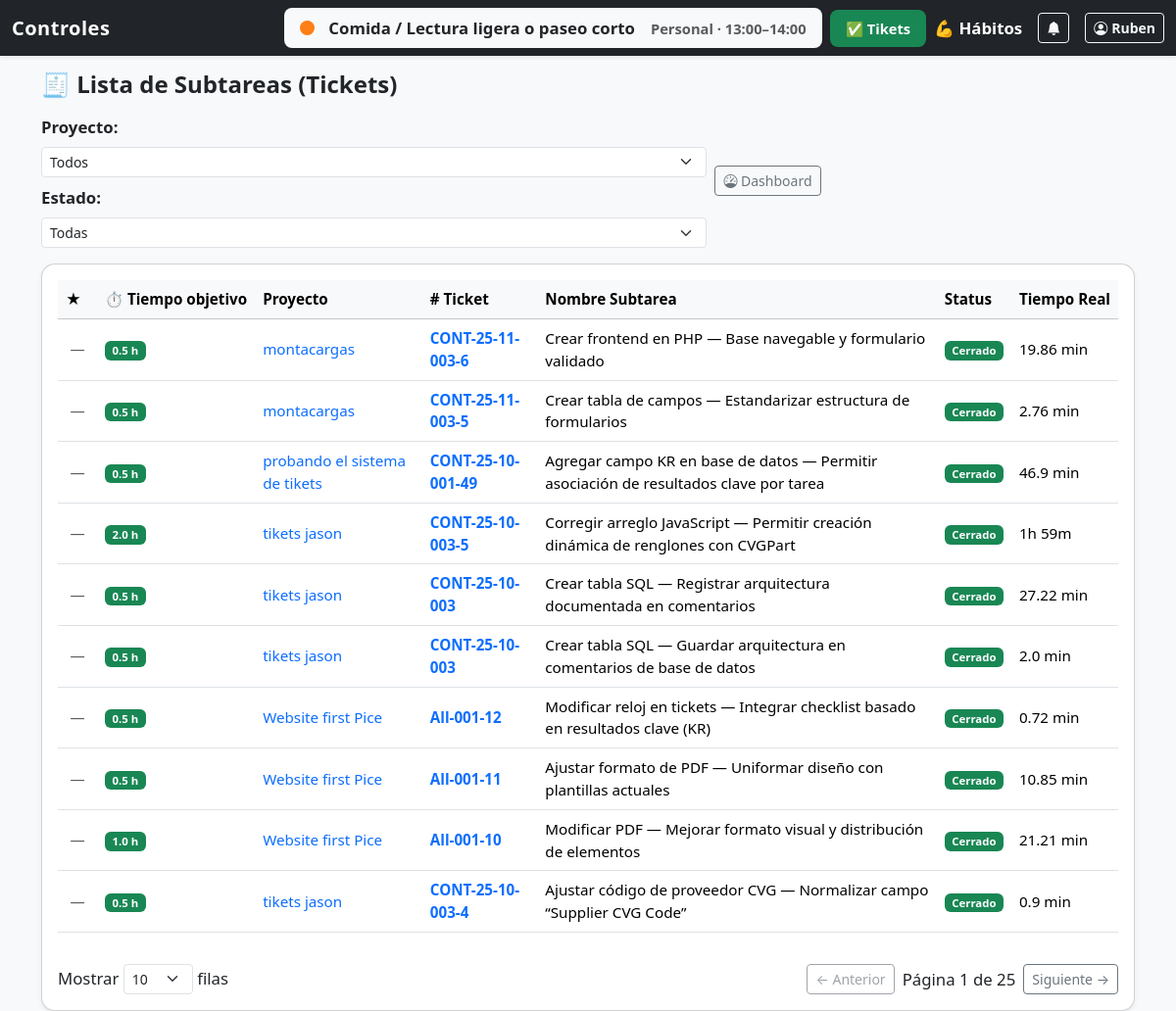
The app's page /tiket (signed in) with its own data.
### tables this page shows
CREATE TABLE daily_schedule (
    id INTEGER PRIMARY KEY AUTOINCREMENT,
    username TEXT NOT NULL,
    hora_inicio TEXT NOT NULL,   -- formato 24h "HH:MM"
    hora_fin TEXT NOT NULL,
    actividad TEXT NOT NULL,
    tipo TEXT,
    fase TEXT
, notas TEXT, completado INTEGER DEFAULT 0, reflexion_dia TEXT);

CREATE TABLE subtasks (
                id INTEGER PRIMARY KEY AUTOINCREMENT,
                project_id INTEGER NOT NULL,
                numero_de_queja TEXT NOT NULL,
                nombre_subtarea TEXT NOT NULL,
                cerrado INTEGER NOT NULL DEFAULT 0,
                fecha_apertura TEXT NOT NULL,
                fecha_cierre TEXT, comentarios TEXT DEFAULT '', tiempo_objetivo_horas REAL, prioridad TEXT, tiempo_objetivo REAL DEFAULT 0, categoria TEXT, aprendizaje TEXT DEFAULT '', dificultad INTEGER DEFAULT 1, tecnologia TEXT DEFAULT 'Otro', kr TEXT DEFAULT '', tipo TEXT,
                FOREIGN KEY (project_id) REFERENCES projects(id)
            );

CREATE TABLE projects (id INTEGER PRIMARY KEY AUTOINCREMENT, nombre TEXT NOT NULL, numero_de_queja TEXT UNIQUE NOT NULL, sitio TEXT NOT NULL, prioridad TEXT NOT NULL, status TEXT NOT NULL CHECK (status IN ('Planeado', 'Detenido', 'Trabajando', 'Cerrado')), fecha_apertura TEXT NOT NULL, fecha_cierre TEXT, comentarios TEXT, ahorro REAL DEFAULT 0, gasto REAL DEFAULT 0);

### routes/tiket_routes.py (the view)
@tiket_bp.route('/tiket')
@login_required
def tiket_list():
    db = get_db(current_app)
    cur = db.cursor()
    filter_status = request.args.get('filter', 'all')
    project_id = request.args.get('project_id', '')
    cur.execute("SELECT id, nombre, numero_de_queja FROM projects ORDER BY nombre ASC;")
    proyectos = cur.fetchall()
    query = """
        SELECT
            s.id,
            s.nombre_subtarea,
            s.numero_de_queja,
            s.cerrado,
            s.fecha_apertura,
            s.fecha_cierre,
            s.tiempo_objetivo_horas,
            p.nombre AS proyecto_nombre,
            p.id AS proyecto_id
        FROM subtasks s
        JOIN projects p ON s.project_id = p.id
        WHERE 1=1
    """
    params = []
    if project_id:
        query += " AND p.id = ?"
        params.append(project_id)
    if filter_status == 'open':
        query += " AND s.cerrado = 0"
    elif filter_status == 'closed':
        query += " AND s.cerrado = 1"
    query += " ORDER BY datetime(s.fecha_apertura) DESC;"
    cur.execute(query, params)
    rows = cur.fetchall()
    subtareas = []
    for r in rows:
        s = dict(r)
        cur.execute("""
            SELECT SUM(CAST(duracion_min AS REAL)) AS total_min
            FROM subtask_tiempo
            WHERE subtask_id = ?;
        """, (s['id'],))
        row_time = cur.fetchone()
        total_min = row_time['total_min'] if row_time and row_time['total_min'] is not None else 0
        if total_min >= 60:
            horas = int(total_min // 60)
            mins = int(total_min % 60)
            s['tiempo'] = f"{horas}h {mins}m"
        else:
            s['tiempo'] = f"{round(total_min, 2)} min"
        cur.execute("""
            SELECT COUNT(*) AS activos
            FROM subtask_tiempo
            WHERE subtask_id = ? AND fin IS NULL;
        """, (s['id'],))
        s['trabajando'] = cur.fetchone()['activos'] > 0
        subtareas.append(s)
    subtareas.sort(key=lambda s: not s['trabajando'])
    return render_template(
        'tiket_list.html',
        subtareas=subtareas,
        filter_status=filter_status,
        proyectos=proyectos,
        project_id=int(project_id) if project_id else None
    )

### auth.py (called while the page is built)
def login_required(f):
    @wraps(f)
    def wrapper(*args, **kwargs):
        if 'user_id' not in session:
            flash("Debes iniciar sesión.", "warning")
            return redirect(url_for('auth.login'))
        return f(*args, **kwargs)
    return wrapper

### models/db.py (called while the page is built, shortened)
def resolve_database_path(app):
    if app and app.config.get("DATABASE"):
        return app.config["DATABASE"]

def get_db(app):
    if "db" not in g:
        db_path = resolve_database_path(app)
        os.makedirs(os.path.dirname(db_path), exist_ok=True)
        g.db = sqlite3.connect(db_path, check_same_thread=False)
        g.db.row_factory = sqlite3.Row
    return g.db

### models/personal.py (called while the page is built)
def get_current_activity(app, username):
    from datetime import datetime
    db = get_db(app)
    cur = db.cursor()
    from zoneinfo import ZoneInfo
    ahora = datetime.now(ZoneInfo("America/Monterrey")).strftime("%H:%M")
    cur.execute("""
        SELECT actividad, tipo, fase, hora_inicio, hora_fin
        FROM daily_schedule
        WHERE username = ?
          AND hora_inicio <= ?
          AND hora_fin > ?
        LIMIT 1;
    """, (username, ahora, ahora))
    row = cur.fetchone()
    if row:
        return dict(row)
    else:
        return {"actividad": "Sin actividades programadas ahora", "tipo": "", "fase": ""}

### templates/tiket_list.html (shortened to what this page needs)
{% extends "base.html" %}
{% block content %}
<link rel="stylesheet" href="https://cdn.jsdelivr.net/npm/bootstrap-icons@1.10.5/font/bootstrap-icons.css">
<div class="d-flex justify-content-between align-items-center mb-3 flex-wrap gap-2">
    <h4>🧾 Lista de Subtareas (Tickets)</h4>
    <div class="d-flex align-items-center gap-2 flex-wrap">
        <form method="get" class="d-flex align-items-center flex-wrap gap-2">
            <label class="fw-semibold">Proyecto:</label>
            <select name="project_id" class="form-select form-select-sm" onchange="this.form.submit()">
                <option value="">Todos</option>
            </select>
            <label class="fw-semibold">Estado:</label>
            <select name="filter" class="form-select form-select-sm" onchange="this.form.submit()">
                <option value="all" {% if filter_status=='all' %}selected{% endif %}>Todas</option>
            </select>
        </form>
        <a href="{{ url_for('dashboard.dashboard') }}" class="btn btn-outline-secondary btn-sm">
            <i class="bi bi-speedometer"></i> Dashboard
        </a>
    </div>
</div>
<div class="card shadow-sm">
    <div class="card-body">
        {% if subtareas %}
        <div class="table-responsive">
            <table id="tablaSubtareas" class="table table-hover align-middle">
                <thead class="table-light">
                    <tr>
                        <th style="width: 40px;">★</th>
                        <th>⏱️ Tiempo objetivo</th>
                        <th>Proyecto</th>
                        <th># Ticket</th>
                        <th>Nombre Subtarea</th>
                        <th>Status</th>
                        <th>Tiempo Real</th>
                    </tr>
                </thead>
                <tbody>
                    {% for s in subtareas %}
                    <tr class="{% if s['trabajando'] %}fila-activa{% endif %}">
                        <td class="text-center" data-label="★">
                            {% if s['trabajando'] %}
                            <span class="text-warning fs-5">⭐</span>
                            {% else %}
                            <span class="text-muted">—</span>
                            {% endif %}
                        </td>
                        <td data-label="⏱️ Tiempo objetivo">
                            {% if s['tiempo_objetivo_horas'] %}
                            {% if s['tiempo_objetivo_horas'] <= 8 %} <span class="badge bg-success">{{
                                s['tiempo_objetivo_horas'] }} h</span>
                                {% elif s['tiempo_objetivo_horas'] <= 24 %} <span class="badge bg-warning text-dark">{{
                                    s['tiempo_objetivo_horas'] }} h</span>
                                    {% else %}
                                    <span class="badge bg-danger">{{ s['tiempo_objetivo_horas'] }} h</span>
                                    {% endif %}
                                    {% else %}
                                    <span class="badge bg-secondary">—</span>
                                    {% endif %}
                        </td>
                        <td data-label="Proyecto">
                            <a href="{{ url_for('project.project_detail', project_id=s['proyecto_id']) }}"
                                class="text-decoration-none">
                                {{ s['proyecto_nombre'] }}
                            </a>
                        </td>
                        <td data-label="# Ticket">
                            <a href="{{ url_for('tiket.tiket_detail', subtask_id=s['id']) }}"
                                class="fw-semibold text-decoration-none">
                                {{ s['numero_de_queja'] }}
                            </a>
                        </td>
                        <td data-label="Subtarea">{{ s['nombre_subtarea'] }}</td>
                        <td data-label="Status">
                            {% if s['cerrado'] == 1 %}
                            <span class="badge bg-success">Cerrado</span>
                            {% else %}
                            <span class="badge bg-warning text-dark">Abierto</span>
                            {% endif %}
                        </td>
                        <td data-label="Tiempo real">
                            {{ s['tiempo'] or '—' }}
                        </td>
                    </tr>
                    {% endfor %}
                </tbody>
            </table>
        </div>
        <div class="d-flex justify-content-between align-items-center mt-3 flex-wrap gap-2">
            <div>
                <select id="rowsPerPage" class="form-select form-select-sm d-inline-block" style="width:auto;">
                    <option value="10">10</option>
                </select> filas
            </div>
            <div id="pagination" class="d-flex align-items-center gap-2"></div>
        </div>
        {% else %}
        <p class="text-muted">No hay subtareas registradas aún.</p>
        {% endif %}
    </div>
</div>
{% endblock %}

### templates/base.html (shortened to what this page needs)
<!doctype html>
<html lang="es">
<head>
    <link href="https://cdn.jsdelivr.net/npm/bootstrap@5.3.3/dist/css/bootstrap.min.css" rel="stylesheet">
    <link rel="stylesheet" href="https://cdn.jsdelivr.net/npm/bootstrap-icons@1.10.5/font/bootstrap-icons.css">
</head>
<body>
    {% if request.endpoint != 'auth.login' %}
    <nav class="navbar navbar-dark bg-dark fixed-top shadow-sm">
        <div class="container-fluid d-flex align-items-center justify-content-between flex-nowrap">
            <a class="navbar-brand mb-0" href="{{ url_for('main.estado_general') }}">Controles</a>
            <div class="d-flex align-items-center ms-auto gap-3 flex-nowrap">
                <div class="d-none d-lg-flex align-items-center gap-2 flex-nowrap">
                    {% if current_activity %}
                    <div id="navbar-estado-desktop"
                        class="bg-light text-dark px-3 py-2 rounded-3 shadow-sm d-flex align-items-center gap-2">
                    </div>
                    {% else %}
                    <div id="navbar-estado"
                        class="bg-secondary text-white px-3 py-2 rounded-3 opacity-75 d-flex align-items-center"
                        style="font-size:0.9rem; min-width:230px;">
                        — Sin actividad —
                    </div>
                    {% endif %}
                    <div id="navbar-cierres-desktop"
                        class="bg-success text-white px-3 py-2 rounded-3 shadow-sm small fw-semibold d-flex align-items-center">
                        ✅  Tikets
                    </div>
                    <a class="nav-link text-white fw-semibold" href="{{ url_for('personal.personal_view') }}">💪
                        Hábitos</a>
                </div>
                <button class="btn btn-outline-light btn-sm position-relative flex-shrink-0" id="notifyBell"
                    title="Notificaciones">
                    <i class="bi bi-bell-fill"></i>
                </button>
                {% if session.get('user_id') %}
                <a class="btn btn-outline-light btn-sm fw-semibold d-flex align-items-center gap-1"
                    href="{{ url_for('main.ajustes') }}" title="Ajustes de usuario">
                    <i class="bi bi-person-circle"></i>
                    {{ session.get('username') }}
                </a>
                {% else %}
                <a class="btn btn-outline-light btn-sm" href="{{ url_for('auth.login') }}">Entrar</a>
                {% endif %}
            </div>
        </div>
    </nav>
    {% endif %}
    <div class="container mt-5 pt-4">
        {% block content %}{% endblock %}
    </div>
</body>
</html>

### templates/base.html (style rules this page uses)
body { background-color: #f8f9fa; font-size: 1.05rem; touch-action: manipulation; }
.navbar-brand { font-weight: 600; letter-spacing: 0.5px; }

### templates/tiket_list.html (style rules this page uses)
h4 { font-weight: 700; }
.card { border-radius: 14px; box-shadow: 0 4px 10px rgba(0, 0, 0, 0.08); }
.table { font-size: 0.95rem; }
.table thead th { white-space: nowrap; }
.table-responsive { overflow-x: auto; -webkit-overflow-scrolling: touch; }

### records on screen
daily_schedule: get "Ruben"
subtasks: tiempo_objetivo_horas "0.5", proyecto_nombre "montacargas", numero_de_queja "CONT-25-11-003-6", nombre_subtarea "Crear frontend en PHP — Base navegable y formulario validado", cerrado "Cerrado", s "19.86 min"
subtasks: tiempo_objetivo_horas "0.5", proyecto_nombre "montacargas", numero_de_queja "CONT-25-11-003-5", nombre_subtarea "Crear tabla de campos — Estandarizar estructura de formularios", cerrado "Cerrado", s "2.76 min"
subtasks: tiempo_objetivo_horas "0.5", proyecto_nombre "probando el sistema de tikets", numero_de_queja "CONT-25-10-001-49", nombre_subtarea "Agregar campo KR en base de datos — Permitir asociación de resultados clave por tarea", cerrado "Cerrado", s "46.9 min"
subtasks: tiempo_objetivo_horas "2.0", proyecto_nombre "tikets jason", numero_de_queja "CONT-25-10-003-5", nombre_subtarea "Corregir arreglo JavaScript — Permitir creación dinámica de renglones con CVGPart", cerrado "Cerrado", s "1h 59m"
subtasks: tiempo_objetivo_horas "0.5", proyecto_nombre "tikets jason", numero_de_queja "CONT-25-10-003", nombre_subtarea "Crear tabla SQL — Registrar arquitectura documentada en comentarios", cerrado "Cerrado", s "27.22 min"
subtasks: tiempo_objetivo_horas "0.5", proyecto_nombre "tikets jason", numero_de_queja "CONT-25-10-003", nombre_subtarea "Crear tabla SQL — Guardar arquitectura en comentarios de base de datos", cerrado "Cerrado", s "2.0 min"
subtasks: tiempo_objetivo_horas "0.5", proyecto_nombre "Website first Pice", numero_de_queja "All-001-12", nombre_subtarea "Modificar reloj en tickets — Integrar checklist basado en resultados clave (KR)", cerrado "Cerrado", s "0.72 min"
subtasks: tiempo_objetivo_horas "0.5", proyecto_nombre "Website first Pice", numero_de_queja "All-001-11", nombre_subtarea "Ajustar formato de PDF — Uniformar diseño con plantillas actuales", cerrado "Cerrado", s "10.85 min"
subtasks: tiempo_objetivo_horas "1.0", proyecto_nombre "Website first Pice", numero_de_queja "All-001-10", nombre_subtarea "Modificar PDF — Mejorar formato visual y distribución de elementos", cerrado "Cerrado", s "21.21 min"
subtasks: tiempo_objetivo_horas "0.5", proyecto_nombre "tikets jason", numero_de_queja "CONT-25-10-003-4", nombre_subtarea "Ajustar código de proveedor CVG — Normalizar campo “Supplier CVG Code”", cerrado "Cerrado", s "0.9 min"
